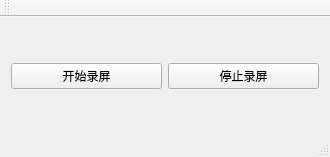
<?xml version="1.0" encoding="UTF-8"?>
<ui version="4.0">
 <class>MainWindow</class>
 <widget class="QMainWindow" name="MainWindow">
  <property name="geometry">
   <rect>
    <x>0</x>
    <y>0</y>
    <width>330</width>
    <height>157</height>
   </rect>
  </property>
  <property name="windowTitle">
   <string>MainWindow</string>
  </property>
  <widget class="QWidget" name="centralWidget">
   <layout class="QGridLayout" name="gridLayout_2">
    <item row="0" column="0">
     <layout class="QGridLayout" name="gridLayout">
      <item row="0" column="0">
       <widget class="QPushButton" name="pushButton_start">
        <property name="text">
         <string>开始录屏</string>
        </property>
       </widget>
      </item>
      <item row="0" column="1">
       <widget class="QPushButton" name="pushButton_stop">
        <property name="text">
         <string>停止录屏</string>
        </property>
       </widget>
      </item>
     </layout>
    </item>
   </layout>
  </widget>
  <widget class="QMenuBar" name="menuBar">
   <property name="geometry">
    <rect>
     <x>0</x>
     <y>0</y>
     <width>330</width>
     <height>36</height>
    </rect>
   </property>
  </widget>
  <widget class="QToolBar" name="mainToolBar">
   <attribute name="toolBarArea">
    <enum>TopToolBarArea</enum>
   </attribute>
   <attribute name="toolBarBreak">
    <bool>false</bool>
   </attribute>
  </widget>
  <widget class="QStatusBar" name="statusBar"/>
 </widget>
 <layoutdefault spacing="6" margin="11"/>
 <resources/>
 <connections/>
</ui>
